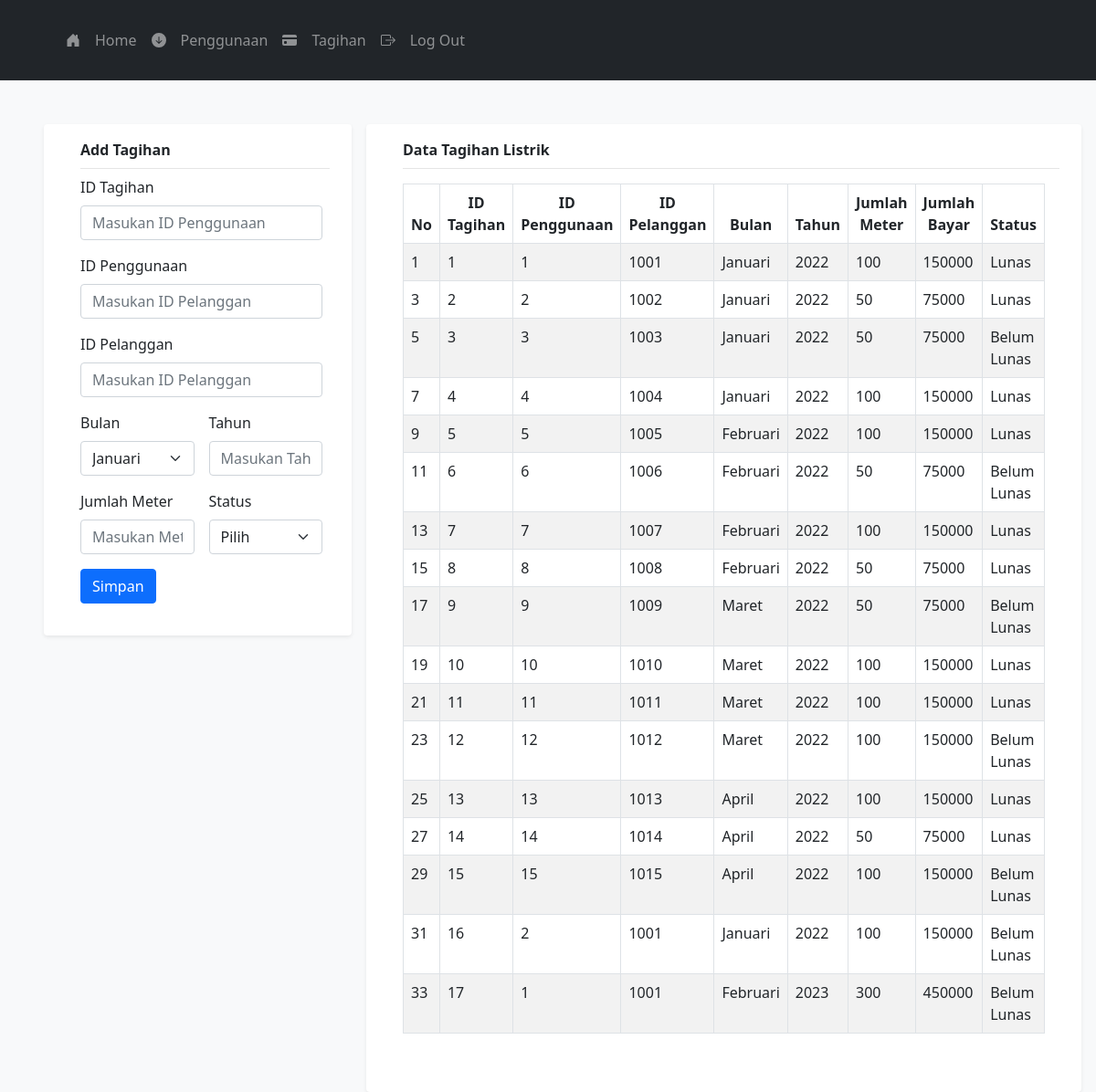
/admin/daftar_tagihan.php (signed in), run on the app's committed database.
### tables this page shows
CREATE TABLE `tagihan` (
  `id_tagihan` int(11) NOT NULL,
  `id_penggunaan` int(11) NOT NULL,
  `id_pelanggan` int(11) NOT NULL,
  `bulan` varchar(255) NOT NULL,
  `tahun` year(4) NOT NULL,
  `jumlah_meter` varchar(255) NOT NULL,
  `status` varchar(255) NOT NULL
);

CREATE TABLE `tarif` (
  `id_tarif` int(11) NOT NULL,
  `daya` varchar(255) NOT NULL,
  `tarifperkwh` varchar(255) NOT NULL
);

### admin/daftar_tagihan.php (the view, shortened to what this page needs)
<!DOCTYPE html>
<html lang="en">
<head>
    <link href="https://cdn.jsdelivr.net/npm/bootstrap@5.3.0-alpha2/dist/css/bootstrap.min.css"
            rel="stylesheet">
    <link href="https://cdn.jsdelivr.net/npm/bootstrap@5.3.0-alpha2/dist/css/bootstrap.min.css"
            rel="stylesheet">
    <link href="/css/bootstrap.min.css" rel="stylesheet">
</head>
<body class="bg-light">
    <?php
        include '../fragments/navbar_admin.php';
    ?>
    <div class="d-flex flex-direction-nav">
    <div class="container ms-5 mt-5 shadow-sm bg-body rounded" style="width: 45rem; height: 35rem;">
    <div class="pt-3 ms-3 mb-2 fw-bold pb-2" style="border-bottom: 1px solid #e5e5e5;">Add Tagihan</div>
        <form class="row g-3 ps-3 pe-2 pb-5" action="add_tagihan_action.php" method="POST">
            <div class="col-12">
                <label for="inputIdPenggunaan" class="form-label">ID Tagihan</label>
                <input type="text" class="form-control" id="id_tagihan" name="id_tagihan" placeholder="Masukan ID Penggunaan" required>
            </div>
            <div class="col-12">
                <label for="inputIddPelanggan" class="form-label">ID Penggunaan</label>
                <input type="text" class="form-control" id="id_penggunaan" name="id_penggunaan" placeholder="Masukan ID Pelanggan" required>
            </div>
            <div class="col-12">
                <label for="inputIddPelanggan" class="form-label">ID Pelanggan</label>
                <input type="text" class="form-control" id="id_pelanggan" name="id_pelanggan" placeholder="Masukan ID Pelanggan" required>
            </div>
            <div class="col-md-6">
                <label for="inputIdBulan" class="form-label">Bulan</label>
                <select id="bulan" name="bulan" class="form-select">
                    <option selected>Januari</option>
                </select>
            </div>
            <div class="col-md-6">
                <label for="inputTahun" class="form-label">Tahun</label>
                <input type="text" class="form-control" id="tahun" name="tahun" placeholder="Masukan Tahun" required>
            </div>
            <div class="col-md-6">
                <label for="inputMeterAwal" class="form-label">Jumlah Meter</label>
                <input type="text" class="form-control" id="jumlah_meter" name="jumlah_meter" placeholder="Masukan Meter Awal" required>
            </div>
            <div class="col-md-6">
                <label for="inputIdStatus" class="form-label">Status</label>
                <select id="status" name="status" class="form-select">
                    <option selected>Pilih</option>
                </select>
            </div>
            <div class="col-12">
                <button type="submit" class="btn btn-primary">Simpan</button>
            </div>
        </form>
    </div>
    <div class="container shadow-sm me-3 mt-5 ms-3 bg-body rounded">
    <div class="pt-3 ms-3 mb-2 fw-bold pb-2" style="border-bottom: 1px solid #e5e5e5;">Data Tagihan Listrik</div>
    <div class="d-flex justify-content-center pt-2 pb-5 ps-3 pe-3">
    <table class="table table-bordered table-striped">
        <thead class="text-center">
            <th styles="width:10%"> No </th>
            <th styles="width:20%"> ID Tagihan </th>
            <th styles="width:20%"> ID Penggunaan </th>
            <th styles="width:20%"> ID Pelanggan</th>
            <th styles="width:10%"> Bulan </th>
            <th styles="width:10%"> Tahun </th>
            <th styles="width:10%"> Jumlah Meter </th>
            <th styles="width:10%"> Jumlah Bayar </th>
            <th styles="width:10%"> Status </th>
        </thead>
        <tbody>
            <?php
                require '../config/koneksi.php';
                try{
                    $stmt = $pdo->query("SELECT * FROM tarif");
                    $row3 = $stmt -> fetch();
                    $stmt = $pdo->query("SELECT * FROM tagihan");
                    $i = 1;
                    while ($row2 = $stmt->fetch()){
                    echo"<tr>
                        <td>".$i++."</td>
                        <td>".$row2["id_tagihan"]."</td>
                        <td>".$row2["id_penggunaan"]."</td>
                        <td>".$row2["id_pelanggan"]."</td>
                        <td>".$row2["bulan"]."</td>
                        <td>".$row2["tahun"]."</td>
                        <td>".$row2["jumlah_meter"]."</td>
                        <td>".$row2["jumlah_meter"] * $row3["tarifperkwh"]."</td>
                        <td>".$row2["status"]."</td>
                    </tr>
                    "; $i++;}
                } catch(PDOException $e){
                    exit("PDO Error: ".$e->getMessage()."<br>");
                }
            ?>
        </tbody>
    </table>
    </div>
    </div>
    </div>
</body>
</html>

### data on the page
tagihan: id_tagihan "1", id_penggunaan "1", id_pelanggan "1001", bulan "Januari", tahun "2022", jumlah_meter "100", $row2['jumlah_meter']*$row3['tarifperkwh'] "150000", status "Lunas"
tagihan: id_tagihan "2", id_penggunaan "2", id_pelanggan "1002", bulan "Januari", tahun "2022", jumlah_meter "50", $row2['jumlah_meter']*$row3['tarifperkwh'] "75000", status "Lunas"
tagihan: id_tagihan "3", id_penggunaan "3", id_pelanggan "1003", bulan "Januari", tahun "2022", jumlah_meter "50", $row2['jumlah_meter']*$row3['tarifperkwh'] "75000", status "Belum Lunas"
tagihan: id_tagihan "4", id_penggunaan "4", id_pelanggan "1004", bulan "Januari", tahun "2022", jumlah_meter "100", $row2['jumlah_meter']*$row3['tarifperkwh'] "150000", status "Lunas"
tagihan: id_tagihan "5", id_penggunaan "5", id_pelanggan "1005", bulan "Februari", tahun "2022", jumlah_meter "100", $row2['jumlah_meter']*$row3['tarifperkwh'] "150000", status "Lunas"
tagihan: id_tagihan "6", id_penggunaan "6", id_pelanggan "1006", bulan "Februari", tahun "2022", jumlah_meter "50", $row2['jumlah_meter']*$row3['tarifperkwh'] "75000", status "Belum Lunas"
tagihan: id_tagihan "7", id_penggunaan "7", id_pelanggan "1007", bulan "Februari", tahun "2022", jumlah_meter "100", $row2['jumlah_meter']*$row3['tarifperkwh'] "150000", status "Lunas"
tagihan: id_tagihan "8", id_penggunaan "8", id_pelanggan "1008", bulan "Februari", tahun "2022", jumlah_meter "50", $row2['jumlah_meter']*$row3['tarifperkwh'] "75000", status "Lunas"
tagihan: id_tagihan "9", id_penggunaan "9", id_pelanggan "1009", bulan "Maret", tahun "2022", jumlah_meter "50", $row2['jumlah_meter']*$row3['tarifperkwh'] "75000", status "Belum Lunas"
tagihan: id_tagihan "10", id_penggunaan "10", id_pelanggan "1010", bulan "Maret", tahun "2022", jumlah_meter "100", $row2['jumlah_meter']*$row3['tarifperkwh'] "150000", status "Lunas"
tagihan: id_tagihan "11", id_penggunaan "11", id_pelanggan "1011", bulan "Maret", tahun "2022", jumlah_meter "100", $row2['jumlah_meter']*$row3['tarifperkwh'] "150000", status "Lunas"
tagihan: id_tagihan "12", id_penggunaan "12", id_pelanggan "1012", bulan "Maret", tahun "2022", jumlah_meter "100", $row2['jumlah_meter']*$row3['tarifperkwh'] "150000", status "Belum Lunas"
tagihan: id_tagihan "13", id_penggunaan "13", id_pelanggan "1013", bulan "April", tahun "2022", jumlah_meter "100", $row2['jumlah_meter']*$row3['tarifperkwh'] "150000", status "Lunas"
tagihan: id_tagihan "14", id_penggunaan "14", id_pelanggan "1014", bulan "April", tahun "2022", jumlah_meter "50", $row2['jumlah_meter']*$row3['tarifperkwh'] "75000", status "Lunas"
tagihan: id_tagihan "15", id_penggunaan "15", id_pelanggan "1015", bulan "April", tahun "2022", jumlah_meter "100", $row2['jumlah_meter']*$row3['tarifperkwh'] "150000", status "Belum Lunas"
tagihan: id_tagihan "16", id_penggunaan "2", id_pelanggan "1001", bulan "Januari", tahun "2022", jumlah_meter "100", $row2['jumlah_meter']*$row3['tarifperkwh'] "150000", status "Belum Lunas"
tagihan: id_tagihan "17", id_penggunaan "1", id_pelanggan "1001", bulan "Februari", tahun "2023", jumlah_meter "300", $row2['jumlah_meter']*$row3['tarifperkwh'] "450000", status "Belum Lunas"
